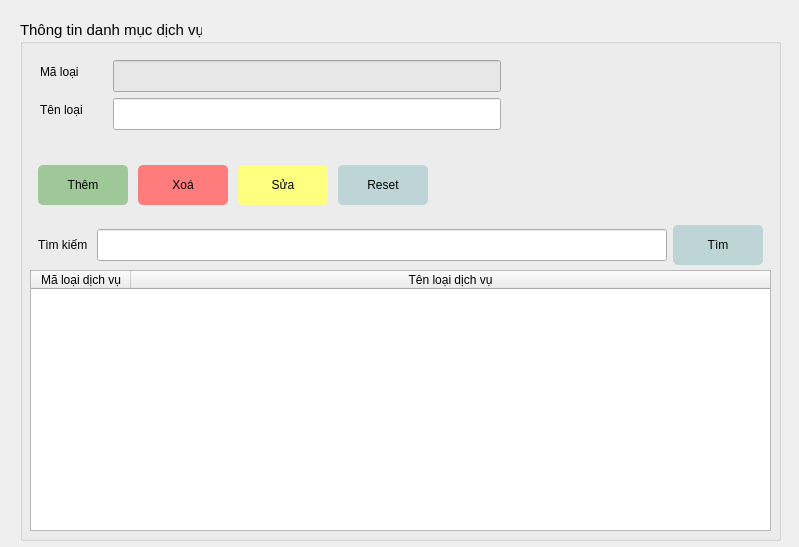
<?xml version="1.0" encoding="UTF-8"?>
<ui version="4.0">
 <class>Dialog</class>
 <widget class="QDialog" name="Dialog">
  <property name="geometry">
   <rect>
    <x>0</x>
    <y>0</y>
    <width>799</width>
    <height>547</height>
   </rect>
  </property>
  <property name="windowTitle">
   <string>Dialog</string>
  </property>
  <widget class="QWidget" name="horizontalLayoutWidget">
   <property name="geometry">
    <rect>
     <x>20</x>
     <y>20</y>
     <width>761</width>
     <height>521</height>
    </rect>
   </property>
   <layout class="QHBoxLayout" name="horizontalLayout_4">
    <item>
     <widget class="QGroupBox" name="groupBox_3">
      <property name="font">
       <font>
        <pointsize>11</pointsize>
       </font>
      </property>
      <property name="title">
       <string>Thông tin danh mục dịch vụ</string>
      </property>
      <widget class="QWidget" name="formLayoutWidget_2">
       <property name="geometry">
        <rect>
         <x>20</x>
         <y>40</y>
         <width>461</width>
         <height>81</height>
        </rect>
       </property>
       <layout class="QFormLayout" name="formLayout_2">
        <property name="horizontalSpacing">
         <number>30</number>
        </property>
        <item row="0" column="0">
         <widget class="QLabel" name="label_3">
          <property name="font">
           <font>
            <pointsize>9</pointsize>
           </font>
          </property>
          <property name="text">
           <string>Mã loại</string>
          </property>
          <property name="margin">
           <number>4</number>
          </property>
         </widget>
        </item>
        <item row="0" column="1">
         <widget class="QLineEdit" name="txtMaLoai">
          <property name="minimumSize">
           <size>
            <width>0</width>
            <height>32</height>
           </size>
          </property>
          <property name="styleSheet">
           <string notr="true">background-color: rgb(231, 231, 231);</string>
          </property>
          <property name="readOnly">
           <bool>true</bool>
          </property>
         </widget>
        </item>
        <item row="1" column="0">
         <widget class="QLabel" name="label_4">
          <property name="font">
           <font>
            <pointsize>9</pointsize>
           </font>
          </property>
          <property name="text">
           <string>Tên loại</string>
          </property>
          <property name="margin">
           <number>4</number>
          </property>
         </widget>
        </item>
        <item row="1" column="1">
         <widget class="QLineEdit" name="txtTenLoai">
          <property name="minimumSize">
           <size>
            <width>0</width>
            <height>32</height>
           </size>
          </property>
         </widget>
        </item>
       </layout>
      </widget>
      <widget class="QWidget" name="layoutWidget">
       <property name="geometry">
        <rect>
         <x>10</x>
         <y>140</y>
         <width>741</width>
         <height>50</height>
        </rect>
       </property>
       <layout class="QHBoxLayout" name="horizontalLayout_6">
        <property name="spacing">
         <number>10</number>
        </property>
        <property name="leftMargin">
         <number>8</number>
        </property>
        <property name="topMargin">
         <number>5</number>
        </property>
        <property name="rightMargin">
         <number>8</number>
        </property>
        <property name="bottomMargin">
         <number>5</number>
        </property>
        <item>
         <widget class="QPushButton" name="btnAdd_2">
          <property name="minimumSize">
           <size>
            <width>90</width>
            <height>40</height>
           </size>
          </property>
          <property name="font">
           <font>
            <pointsize>9</pointsize>
           </font>
          </property>
          <property name="cursor">
           <cursorShape>PointingHandCursor</cursorShape>
          </property>
          <property name="styleSheet">
           <string notr="true">background-color: #9FC899;
border: none;
border-radius: 5px;</string>
          </property>
          <property name="text">
           <string>Thêm</string>
          </property>
          <property name="icon">
           <iconset>
            <normaloff>../img/add.png</normaloff>../img/add.png</iconset>
          </property>
          <property name="iconSize">
           <size>
            <width>20</width>
            <height>20</height>
           </size>
          </property>
          <property name="flat">
           <bool>false</bool>
          </property>
         </widget>
        </item>
        <item>
         <widget class="QPushButton" name="btnDelete_2">
          <property name="minimumSize">
           <size>
            <width>90</width>
            <height>40</height>
           </size>
          </property>
          <property name="font">
           <font>
            <pointsize>9</pointsize>
           </font>
          </property>
          <property name="cursor">
           <cursorShape>PointingHandCursor</cursorShape>
          </property>
          <property name="styleSheet">
           <string notr="true">background-color: rgb(255, 124, 125);
border: none;
border-radius: 5px;</string>
          </property>
          <property name="text">
           <string>Xoá</string>
          </property>
          <property name="icon">
           <iconset>
            <normaloff>../img/delete.png</normaloff>../img/delete.png</iconset>
          </property>
          <property name="iconSize">
           <size>
            <width>20</width>
            <height>20</height>
           </size>
          </property>
         </widget>
        </item>
        <item>
         <widget class="QPushButton" name="btnUpdate_2">
          <property name="minimumSize">
           <size>
            <width>90</width>
            <height>40</height>
           </size>
          </property>
          <property name="font">
           <font>
            <pointsize>9</pointsize>
           </font>
          </property>
          <property name="cursor">
           <cursorShape>PointingHandCursor</cursorShape>
          </property>
          <property name="styleSheet">
           <string notr="true">background-color: rgb(255, 255, 127);
border: none;
border-radius: 5px;</string>
          </property>
          <property name="text">
           <string>Sửa</string>
          </property>
          <property name="icon">
           <iconset>
            <normaloff>../img/edit_48px.png</normaloff>../img/edit_48px.png</iconset>
          </property>
          <property name="iconSize">
           <size>
            <width>20</width>
            <height>20</height>
           </size>
          </property>
         </widget>
        </item>
        <item>
         <widget class="QPushButton" name="btnReset">
          <property name="minimumSize">
           <size>
            <width>90</width>
            <height>40</height>
           </size>
          </property>
          <property name="font">
           <font>
            <pointsize>9</pointsize>
           </font>
          </property>
          <property name="styleSheet">
           <string notr="true">background-color: #BDD5D7;
border: none;
border-radius: 5px;</string>
          </property>
          <property name="text">
           <string>Reset</string>
          </property>
          <property name="icon">
           <iconset>
            <normaloff>../img/refresh.png</normaloff>../img/refresh.png</iconset>
          </property>
         </widget>
        </item>
        <item>
         <spacer name="horizontalSpacer_6">
          <property name="orientation">
           <enum>Qt::Horizontal</enum>
          </property>
          <property name="sizeHint" stdset="0">
           <size>
            <width>218</width>
            <height>20</height>
           </size>
          </property>
         </spacer>
        </item>
       </layout>
      </widget>
     </widget>
    </item>
   </layout>
  </widget>
  <widget class="QWidget" name="layoutWidget_2">
   <property name="geometry">
    <rect>
     <x>30</x>
     <y>220</y>
     <width>741</width>
     <height>50</height>
    </rect>
   </property>
   <layout class="QHBoxLayout" name="horizontalLayout_5">
    <property name="leftMargin">
     <number>8</number>
    </property>
    <property name="topMargin">
     <number>5</number>
    </property>
    <property name="rightMargin">
     <number>8</number>
    </property>
    <property name="bottomMargin">
     <number>5</number>
    </property>
    <item>
     <widget class="QLabel" name="label_6">
      <property name="text">
       <string>Tìm kiếm </string>
      </property>
     </widget>
    </item>
    <item>
     <widget class="QLineEdit" name="input_search_2">
      <property name="minimumSize">
       <size>
        <width>300</width>
        <height>32</height>
       </size>
      </property>
     </widget>
    </item>
    <item>
     <widget class="QPushButton" name="btnSearch_2">
      <property name="minimumSize">
       <size>
        <width>90</width>
        <height>40</height>
       </size>
      </property>
      <property name="font">
       <font>
        <pointsize>9</pointsize>
       </font>
      </property>
      <property name="cursor">
       <cursorShape>PointingHandCursor</cursorShape>
      </property>
      <property name="styleSheet">
       <string notr="true">background-color: #BDD5D7;
border: none;
border-radius: 5px;</string>
      </property>
      <property name="text">
       <string>Tìm</string>
      </property>
      <property name="icon">
       <iconset>
        <normaloff>../../PhongKhamThuY/img/search.png</normaloff>../../PhongKhamThuY/img/search.png</iconset>
      </property>
      <property name="iconSize">
       <size>
        <width>20</width>
        <height>20</height>
       </size>
      </property>
     </widget>
    </item>
   </layout>
  </widget>
  <widget class="QTableWidget" name="table_service_category">
   <property name="geometry">
    <rect>
     <x>30</x>
     <y>270</y>
     <width>741</width>
     <height>261</height>
    </rect>
   </property>
   <property name="sizePolicy">
    <sizepolicy hsizetype="Ignored" vsizetype="Expanding">
     <horstretch>0</horstretch>
     <verstretch>0</verstretch>
    </sizepolicy>
   </property>
   <property name="sortingEnabled">
    <bool>false</bool>
   </property>
   <property name="wordWrap">
    <bool>false</bool>
   </property>
   <property name="columnCount">
    <number>2</number>
   </property>
   <attribute name="horizontalHeaderCascadingSectionResizes">
    <bool>false</bool>
   </attribute>
   <attribute name="horizontalHeaderShowSortIndicator" stdset="0">
    <bool>false</bool>
   </attribute>
   <attribute name="horizontalHeaderStretchLastSection">
    <bool>true</bool>
   </attribute>
   <attribute name="verticalHeaderVisible">
    <bool>false</bool>
   </attribute>
   <attribute name="verticalHeaderCascadingSectionResizes">
    <bool>false</bool>
   </attribute>
   <column>
    <property name="text">
     <string>Mã loại dịch vụ</string>
    </property>
    <property name="textAlignment">
     <set>AlignCenter</set>
    </property>
   </column>
   <column>
    <property name="text">
     <string>Tên loại dịch vụ</string>
    </property>
    <property name="textAlignment">
     <set>AlignCenter</set>
    </property>
   </column>
  </widget>
 </widget>
 <resources/>
 <connections/>
</ui>
